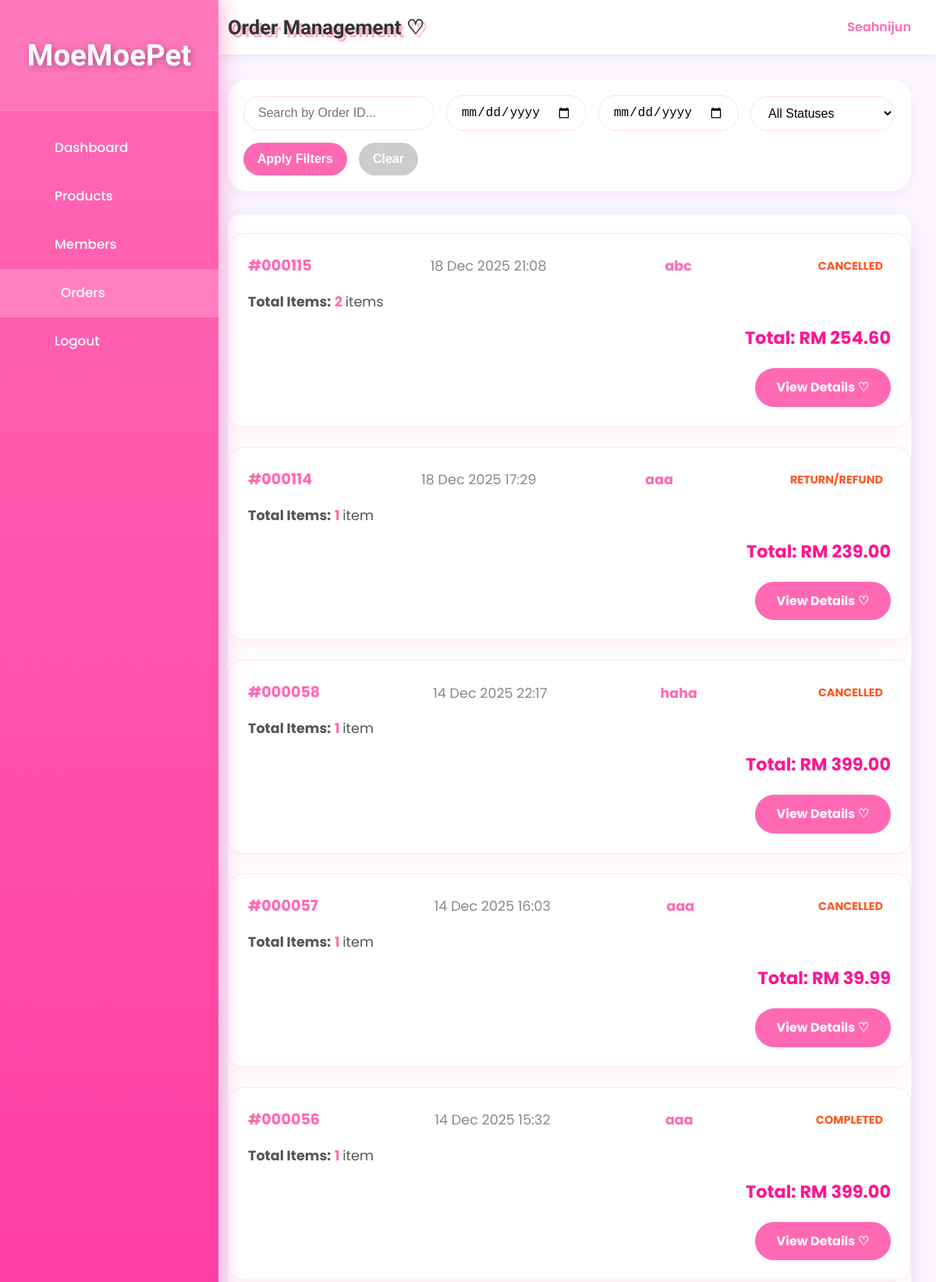
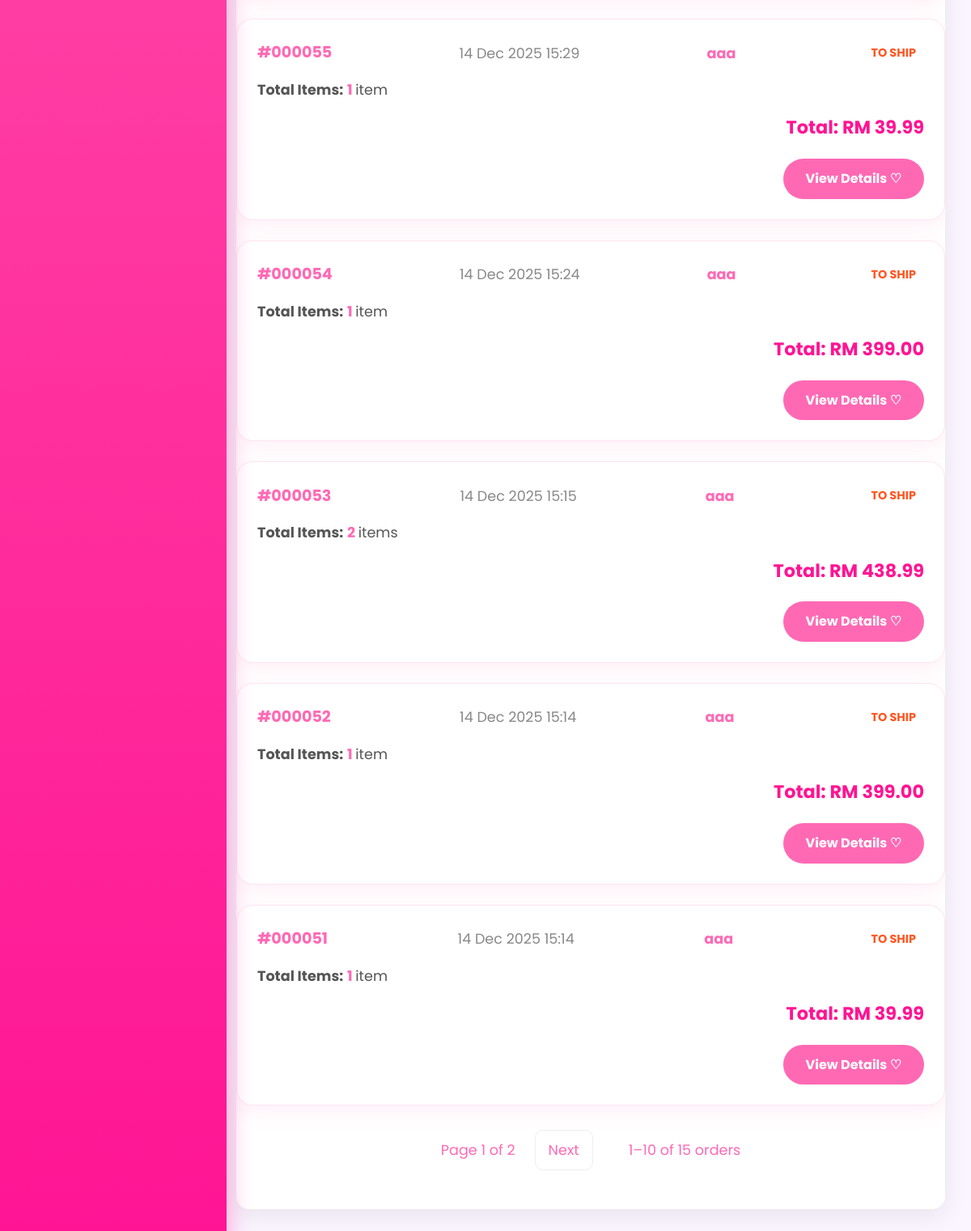
Page /admin/order_list.php (signed in) on the earlier database version (2 pictures, top to bottom).
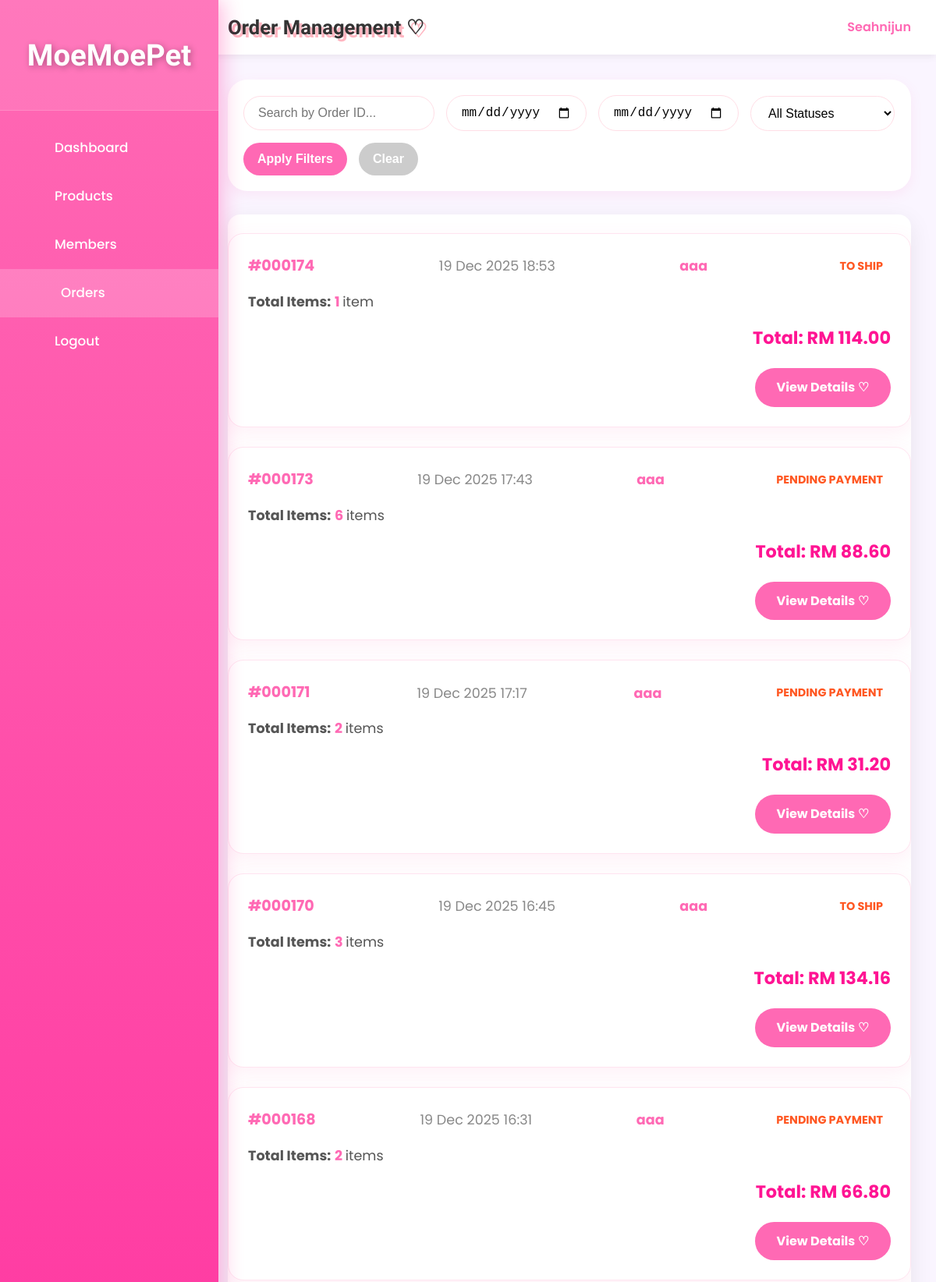
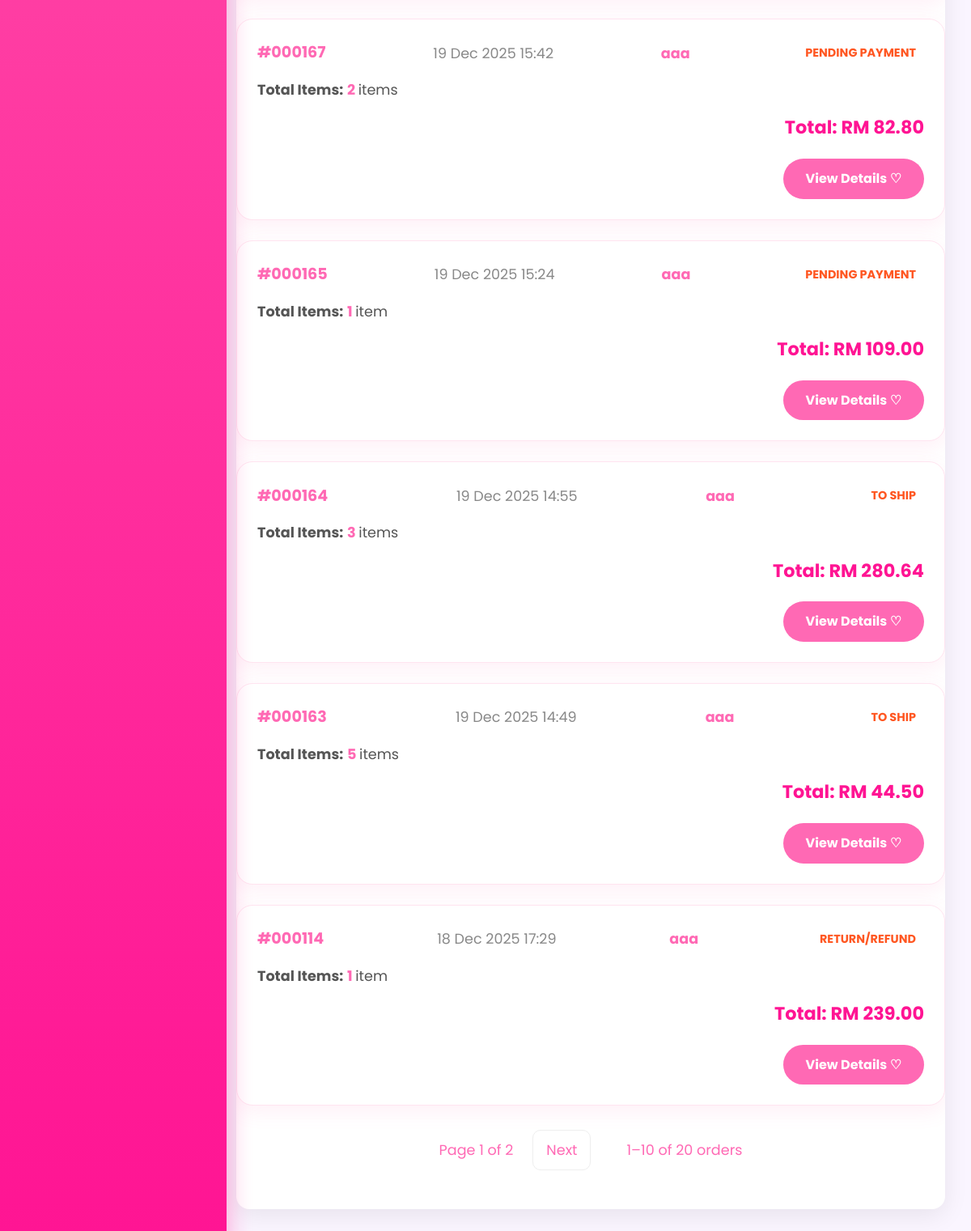
Same page on the later database version (2 pictures, top to bottom).
### tables this page shows
CREATE TABLE `orders` (
  `order_id` int(11) NOT NULL,
  `user_id` int(11) NOT NULL,
  `shipping_address` text DEFAULT NULL,
  `recipient_name` varchar(100) NOT NULL,
  `recipient_phone` varchar(20) NOT NULL,
  `total_amount` decimal(10,2) NOT NULL,
  `shipping_fee` decimal(10,2) DEFAULT 0.00,
  `shipping_region` varchar(20) DEFAULT NULL,
  `payment_method` varchar(50) DEFAULT NULL,
  `card_last4` varchar(4) DEFAULT NULL,
  `qr_code` text DEFAULT NULL,
  `qr_generated_at` datetime DEFAULT NULL,
  `order_date` datetime NOT NULL DEFAULT current_timestamp(),
  `order_status` varchar(50) DEFAULT 'Pending Payment',
  `status` enum('Pending Payment','To Ship','Shipped','Completed','Cancelled','Return/Refund') NOT NULL DEFAULT 'Pending Payment',
  `return_reason` varchar(255) DEFAULT NULL,
  `voucher_code` varchar(50) DEFAULT NULL,
  `discount_amount` decimal(10,2) DEFAULT 0.00
);

CREATE TABLE `users` (
  `id` int(11) NOT NULL,
  `username` varchar(50) NOT NULL,
  `email` varchar(100) NOT NULL,
  `phone` varchar(20) NOT NULL,
  `home_address` varchar(255) NOT NULL,
  `password` varchar(255) NOT NULL,
  `role` enum('member','admin') NOT NULL DEFAULT 'member',
  `created_at` datetime DEFAULT current_timestamp(),
  `profile_pic` varchar(255) DEFAULT NULL,
  `locked` tinyint(1) DEFAULT 0,
  `lock_reason` varchar(255) DEFAULT NULL,
  `locked_at` datetime DEFAULT NULL
);

### _base.php (called while the page is built, shortened)
<?php
function encode($value) {
    return htmlentities($value);
}
?>

### admin/order_list.php (the view, shortened to what the changed rows need)
    <?php
    require '../_base.php';
    $page = max(1, (int)($_GET['page'] ?? 1));
    $limit = (int)($_GET['limit'] ?? 10);
    $offset = ($page - 1) * $limit;
    $search_id = trim($_GET['search_id'] ?? '');
    $date_from = $_GET['date_from'] ?? '';
    $date_to = $_GET['date_to'] ?? '';
    $status_filter = $_GET['status'] ?? 'all';
    $where = '';
    $params = [];
    $count_stmt = $_db->prepare("SELECT COUNT(*) FROM orders o WHERE 1 $where");
    $count_stmt->execute($params);
    $total = $count_stmt->fetchColumn();
    $total_pages = max(1, ceil($total / $limit));
$sql = "
    SELECT o.*, u.username,
        COALESCE(SUM(oi.quantity), 0) AS total_quantity
    FROM orders o
    JOIN users u ON o.user_id = u.id
    LEFT JOIN order_items oi ON o.order_id = oi.order_id
    WHERE 1 $where
    GROUP BY o.order_id
    ORDER BY o.order_date DESC
    LIMIT $limit OFFSET $offset
";
$stmt = $_db->prepare($sql);
$stmt->execute($params);
$orders = $stmt->fetchAll();
    ?>
    <!DOCTYPE html>
    <html lang="en">
    <head>
        <link rel="stylesheet" href="/css/app.css">
    </head>
    <body>
    <div class="admin-layout">
        <aside class="admin-sidebar">
            <div class="logo"><h2>MoeMoePet</h2></div>
        </aside>
        <main class="admin-main">
            <header class="admin-header">
                <h1>Order Management ♡</h1>
            </header>
            <div class="table-card">
                <?php if (empty($orders)): ?>
                    <div class="empty-full" style="text-align:center;padding:80px;color:#999;">
                        No orders found~ ♡<br>
                        <?php if ($search_id || $date_from || $date_to || $status_filter !== 'all'): ?>
                            Try adjusting your filters!
                        <?php else: ?>
                            Waiting for the first cute order! ♡
                        <?php endif; ?>
                    </div>
<?php else: ?>
<?php foreach ($orders as $o): ?>
    <div class="purchase-card">
        <div class="order-header">
            <span class="order-id">#<?= sprintf('%06d', $o->order_id) ?></span>
            <span class="order-date"><?= date('d M Y H:i', strtotime($o->order_date)) ?></span>
            <span style="color:#ff69b4;font-weight:bold;"><?= encode($o->username) ?></span>
            <span class="order-status <?= strtolower(str_replace([' ', '/'], '-', $o->order_status)) ?>">
                <?= $o->order_status ?>
            </span>
        </div>
        <div class="order-items" style="margin: 15px 0; font-size: 1.1rem;">
            <strong>Total Items:</strong>
            <span style="color:#ff69b4; font-weight:bold;">
                <?= (int)$o->total_quantity ?>
            </span>
            <?= $o->total_quantity == 1 ? 'item' : 'items' ?>
        </div>
        <div class="order-total" style="text-align:right;font-size:1.4rem;margin:15px 0;">
            Total: <strong style="color:#ff1493;">RM <?= number_format($o->total_amount, 2) ?></strong>
        </div>
        <div style="text-align:right; margin-top:20px;">
            <a href="order_view.php?id=<?= $o->order_id ?>"
               style="display:inline-block;background:#ff69b4;color:white;padding:12px 28px;border-radius:25px;text-decoration:none;font-weight:bold;">
                View Details ♡
            </a>
        </div>
    </div>
<?php endforeach; ?>
<?php endif; ?>
                <?php if ($total > $limit): ?>
                <div class="pagination" style="margin-top:30px;text-align:center;">
                    <span>Page <?= $page ?> of <?= $total_pages ?></span>
                    <?php if ($page < $total_pages): ?>
                        <a href="?<?= http_build_query(array_merge($_GET, ['page' => $page+1])) ?>">Next</a>
                    <?php endif; ?>
                    <span style="margin-left:20px;">
                        <?= $offset + 1 ?>–<?= min($offset + $limit, $total) ?> of <?= $total ?> orders
                    </span>
                </div>
                <?php endif; ?>
            </div>
        </main>
    </div>
    </body>
    </html>

Differences in the rows shown:
removed orders: order_id "000115", order_date "18 Dec 2025 21:08", user.username "abc", order_status "CANCELLED", total_quantity "2", shows "items", total_amount "254.60"
removed orders: order_id "000058", order_date "14 Dec 2025 22:17", user.username "haha", order_status "CANCELLED", total_quantity "1", shows "item", total_amount "399.00"
no longer on this page (row unchanged): orders: order_id "000057", order_date "14 Dec 2025 16:03", user.username "aaa", order_status "CANCELLED", total_quantity "1", shows "item", total_amount "39.99"
no longer on this page (row edited): orders: order_id "000056", order_date "14 Dec 2025 15:32", user.username "aaa", order_status "COMPLETED", total_quantity "1", shows "item", total_amount "399.00"
no longer on this page (row unchanged): orders: order_id "000055", order_date "14 Dec 2025 15:29", user.username "aaa", order_status "TO SHIP", total_quantity "1", shows "item", total_amount "39.99"
no longer on this page (row unchanged): orders: order_id "000054", order_date "14 Dec 2025 15:24", user.username "aaa", order_status "TO SHIP", total_quantity "1", shows "item", total_amount "399.00"
removed orders: order_id "000053", order_date "14 Dec 2025 15:15", user.username "aaa", order_status "TO SHIP", total_quantity "2", shows "items", total_amount "438.99"
no longer on this page (row unchanged): orders: order_id "000052", order_date "14 Dec 2025 15:14", user.username "aaa", order_status "TO SHIP", total_quantity "1", shows "item", total_amount "399.00"
removed orders: order_id "000051", order_date "14 Dec 2025 15:14", user.username "aaa", order_status "TO SHIP", total_quantity "1", shows "item", total_amount "39.99"
added orders: order_id "000174", order_date "19 Dec 2025 18:53", user.username "aaa", order_status "TO SHIP", total_quantity "1", shows "item", total_amount "114.00"
added orders: order_id "000173", order_date "19 Dec 2025 17:43", user.username "aaa", order_status "PENDING PAYMENT", total_quantity "6", shows "items", total_amount "88.60"
added orders: order_id "000171", order_date "19 Dec 2025 17:17", user.username "aaa", order_status "PENDING PAYMENT", total_quantity "2", shows "items", total_amount "31.20"
added orders: order_id "000170", order_date "19 Dec 2025 16:45", user.username "aaa", order_status "TO SHIP", total_quantity "3", shows "items", total_amount "134.16"
added orders: order_id "000168", order_date "19 Dec 2025 16:31", user.username "aaa", order_status "PENDING PAYMENT", total_quantity "2", shows "items", total_amount "66.80"
added orders: order_id "000167", order_date "19 Dec 2025 15:42", user.username "aaa", order_status "PENDING PAYMENT", total_quantity "2", shows "items", total_amount "82.80"
added orders: order_id "000165", order_date "19 Dec 2025 15:24", user.username "aaa", order_status "PENDING PAYMENT", total_quantity "1", shows "item", total_amount "109.00"
added orders: order_id "000164", order_date "19 Dec 2025 14:55", user.username "aaa", order_status "TO SHIP", total_quantity "3", shows "items", total_amount "280.64"
added orders: order_id "000163", order_date "19 Dec 2025 14:49", user.username "aaa", order_status "TO SHIP", total_quantity "5", shows "items", total_amount "44.50"
Other differences:
$total: "15" → "20"
